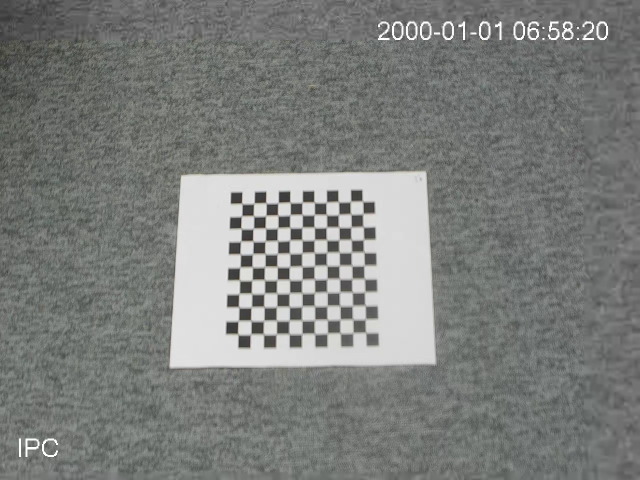
#> input picture Alpha Tests/screenshot0.jpg, 1280 x 960 px, given as the content of the folder stance_estimation/Real Test ZhangChBoard/FirstTestChess/Temp, which was not available (shown at 1/2 size)
$ python FirstTests.py
#> lines starting #> are read from the running program, lines starting #| are printed output that depends on the picture; after the words box and inside, x2 and y2 are one past the last pixel; in counts of white or black regions, pixels touching at a corner belong together; pictures that were not available may be replaced by others from this repository, and a replacement may not be noted
### Real Test ZhangChBoard/FirstTestChess/Chess_Calib_Undist.py
# -*- coding: utf-8 -*-
"""
Created on Tue Apr  9 09:09:50

code for calibrating camera with Zhang's methode
    own chess images

@author: jpila
"""

import numpy as np
import cv2 as cv
import glob
import pathlib
import os

def calibration_Chess(dirPath, squareSize, width, height):
    #Number to indicate how many images we have browsed
#> called with squareSize = 1, width = 11, height = 11
    i=0
    # termination criteria
    criteria = (cv.TERM_CRITERIA_EPS + cv.TERM_CRITERIA_MAX_ITER, 30, 0.001)

    # prepare object points, like (0,0,0), (1,0,0), (2,0,0) ....,(6,5,0)
    objp = np.zeros((width*height,3), np.float32)
    objp[:,:2] = np.mgrid[0:width,0:height].T.reshape(-1,2)
    objp = objp * squareSize;


    # Arrays to store object points and image points from all the images.
    objpoints = [] # 3d point in real world space
    imgpoints = [] # 2d points in image plane.


    images = pathlib.Path(dirPath).glob('*.jpg')

    nameOfFile = 'marks0'
    index=0


    for fname in images:
        img = cv.imread(str(fname))
#> img is the input picture: shape (960, 1280, 3); mean B, G, R 124.2, 126.5, 124.4
        gray = cv.cvtColor(img, cv.COLOR_BGR2GRAY)


        # Find the chess board corners
        ret, corners = cv.findChessboardCorners(gray, (width,height), None)
#> ret = True; corners = 121 rows, first 8: [476.5, 669], [478, 642.5], [477, 614.5], [479, 588], [480, 561], [481.5, 535.5], [480, 509.5], [483, 483.5]

        # If found, add object points, image points (after refining them)
        if ret == True:
            objpoints.append(objp)

            corners2 = cv.cornerSubPix(gray,corners, (width,height), (-1,-1), criteria)
#> corners2 = 121 rows, first 8: [476, 668.8], [476.9, 642], [477.7, 614.6], [478.6, 587.7], [479.2, 560.6], [480.2, 534.9], [480.8, 508.6], [481.9, 482.8]
            imgpoints.append(corners2)

            # Draw and display the corners
            cv.drawChessboardCorners(img, (width,height), corners2, ret)
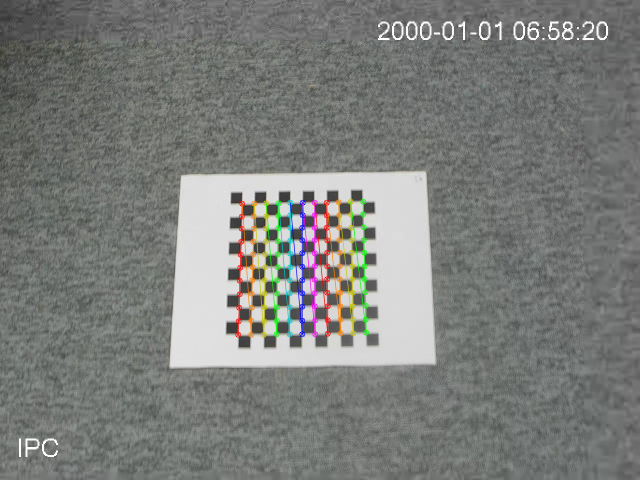
#> img: shape (960, 1280, 3) (shown at 1/2 size); 2.04% of pixels changed, all inside (x1, y1, x2, y2) = (470, 397, 739, 676)
        print("image number = ",i)


        # name = nameOfFile + '.jpg'
        # cv.imwrite(name,img)

        index += 1
        nameOfFile = nameOfFile.replace(nameOfFile[5],str(index))


        cv.imshow('img', img)
        cv.waitKey(0)
        i+=1

    cv.destroyAllWindows()


    #Camera calibration
    ret, mtx, dist, rvecs, tvecs = cv.calibrateCamera(
        objpoints, imgpoints, gray.shape, None, None)
#> ret = 0.382; mtx = [[4315.8, 0, 545.7], [0, 19578.2, 497.2], [0, 0, 1]]; dist = [[-6, 1350.6, 0.0124, 0.0492, 5.37]]; rvecs = ([-1.05, -1.02, -1.3],); tvecs = ([-2.72, 1.49, 168.8],)

    return[ret, mtx, dist, rvecs, tvecs]


def UndistortChessImage(imgToUndist,calibMtx,distCoef):

    #undistortion

    undst = cv.undistort(imgToUndist, calibMtx, distCoef, None)


    return undst


def UndistorAllImages(dirPath,calibMtx,distCoef):
    os.chdir('C:\\Users\\jpila\\OneDrive\\Escritorio\\Jean Pierre\\Documentos\\Trabajos\\Stage BESTTIC\\Images to undistort again')
    nameOfFile = 'Undistorted0'
    index=0

    images = pathlib.Path(dirPath).glob('*.jpg')

    for fname in images:
        img = cv.imread(str(fname))

        imgUndist = UndistortChessImage(img,calibMtx,distCoef)

        name = nameOfFile + '.jpg'
        cv.imwrite(name,imgUndist)

        index += 1
        nameOfFile = nameOfFile.replace(nameOfFile[11],str(index))

        toShow = np.concatenate((img, imgUndist), axis=1)
        cv.imshow('Comparation', toShow)
        cv.waitKey(0)

    cv.destroyAllWindows()


### Real Test ZhangChBoard/FirstTestChess/FirstTests.py
# -*- coding: utf-8 -*-
"""
Created on Fri May  3 14:04:28 2024

@author: jpila
"""

import Chess_Calib_Undist as Zhang
import numpy as np
import cv2 as cv


#Parameters for Zhang method
dirPath = 'C:\\Users\\jpila\\OneDrive\\Documents\\GitHub\\distance_estimation\\Real Test ZhangChBoard\\FirstTestChess\\Temp'
squareSize = 1 #in cm
nbSquareX  = 11
nbSquareY = 11


#Calibration
ret, TransformMtx, distCoef, rVecs, tVecs = Zhang.calibration_Chess(
      dirPath, squareSize, nbSquareX, nbSquareY
      )
#> ret = 0.382; TransformMtx has the same summary as mtx in calibration_Chess; distCoef = [[-6, 1350.6, 0.0124, 0.0492, 5.37]]; rVecs = ([-1.05, -1.02, -1.3],); tVecs = ([-2.72, 1.49, 168.8],)


#test Undistort
imgTest = cv.imread('Screenshot6.jpg')
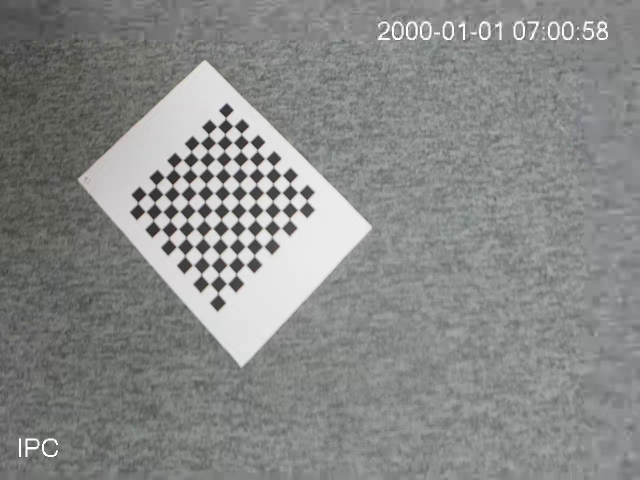
#> input picture Alpha Tests/screenshot6.jpg, 1280 x 960 px, found by its file name (shown at 1/2 size)
#> imgTest is the input picture: shape (960, 1280, 3); mean B, G, R 136.2, 137.4, 135.6
#imgTest = cv.resize(imgTest)

undst = Zhang.UndistorAllImages(dirPath, TransformMtx, distCoef)
#> in UndistortChessImage, `undst = cv.undistort(imgToUndist, calibMtx, distCoef, None)`:
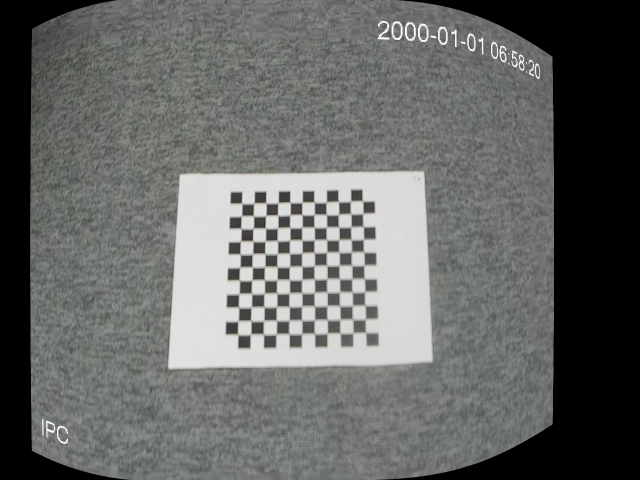
#> undst: shape (960, 1280, 3) (shown at 1/2 size); mean B, G, R 100.9, 102.8, 101.2
#> in UndistorAllImages, `toShow = np.concatenate((img, imgUndist), axis=1)`:
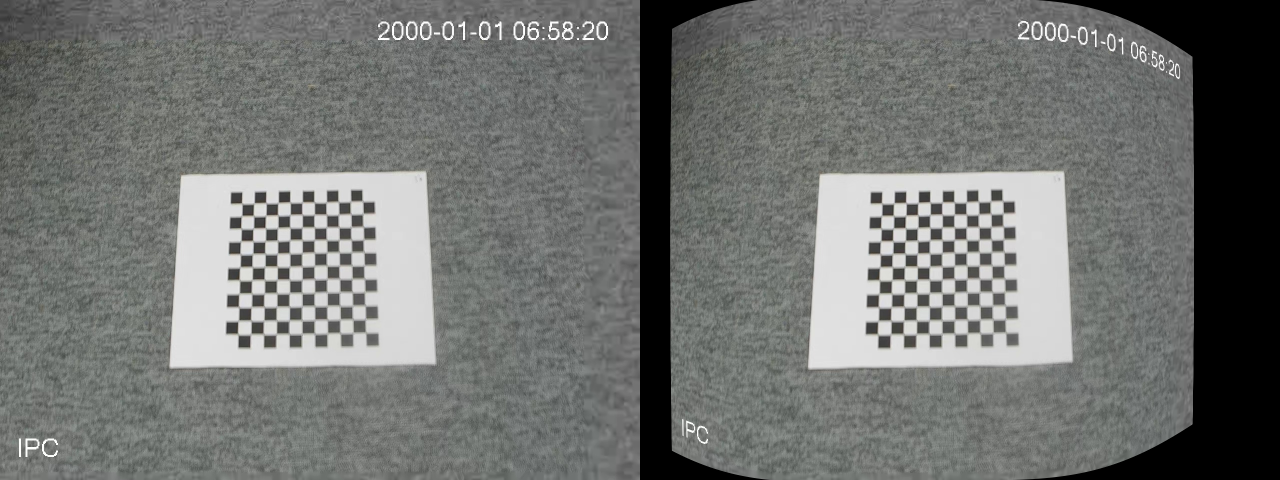
#> toShow: shape (960, 2560, 3) (shown at 1/2 size); mean B, G, R 112.5, 114.7, 112.8

scale_percent = 50 # percent of original size
newWidth = int(imgTest.shape[1] * scale_percent / 100)
#> newWidth = 640
newHeight = int(imgTest.shape[0] * scale_percent / 100)
#> newHeight = 480
toShow = cv.resize(imgTest, (newWidth,newHeight))
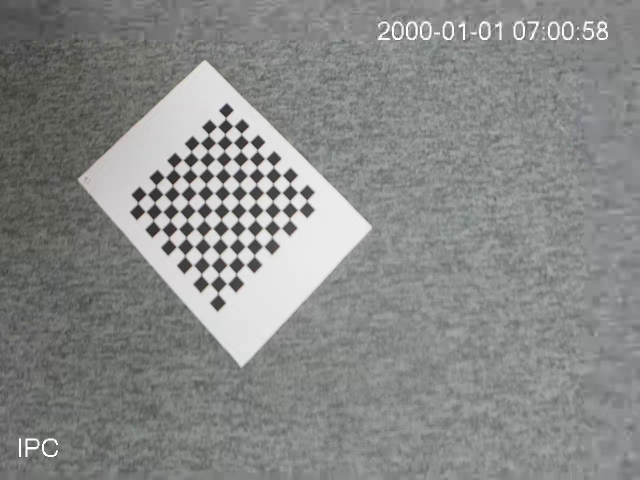
#> toShow: shape (480, 640, 3); mean B, G, R 136.3, 137.6, 135.8

cv.imshow('Comparation', toShow)
cv.waitKey(0)
cv.destroyAllWindows()
